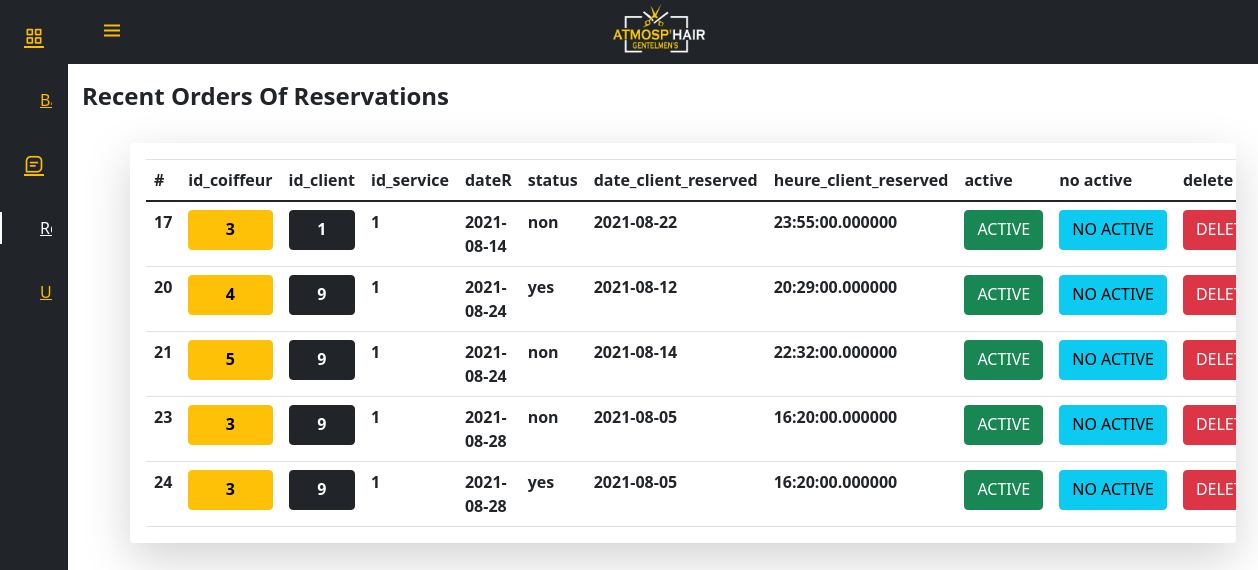
/admin/reservation.php, run on the app's committed database.
### tables this page shows
CREATE TABLE `reservation` (
  `id` int(11) NOT NULL,
  `id_coiffeur` int(11) DEFAULT NULL,
  `id_client` int(11) DEFAULT NULL,
  `id_service` int(11) DEFAULT NULL,
  `dateR` date NOT NULL,
  `status` varchar(30) NOT NULL,
  `date_client` date NOT NULL,
  `heure_client` time(6) NOT NULL
);

### admin/includes/reservation.php (the view, shortened to what this page needs)
<body class="">
<div class="container-fluid  px-4 mx-5 ">
    <div class="row my-5">
        <h3 class="fs-4 mt-4 text-dark mx-5 "><strong> Recent Orders Of Reservations</strong></h3>
        <br><br>
        <br>
        <br>
        <div class="col">
            <table class="table table-responsive bg-white rounded shadow-sm shadow-lg p-3 mt-4 rounded  table-hover mx-5">
                <thead>
                    <tr>
                        <th scope="col" width="50">#</th>
                        <th scope="col">id_coiffeur</th>
                        <th scope="col">id_client</th>
                        <th scope="col">id_service</th>
                        <th scope="col">dateR</th>
                        <th scope="col">status</th>
                        <th scope="col">date_client_reserved</th>
                        <th scope="col">heure_client_reserved</th>
                        <th scope="col">active</th>
                        <th scope="col">no active</th>
                        <th scope="col">delete</th>
                    </tr>
                </thead>
                <tbody>
                    <?php
                    $query = "SELECT * FROM `reservation` ";
                    $select_all = mysqli_query($conn, $query);
                    while ($row = mysqli_fetch_assoc($select_all)) {
                        $id = $row['id'];
                        $id_coiffeur = $row['id_coiffeur'];
                        $id_client = $row['id_client'];
                        $id_service = $row['id_service'];
                        $dateR = $row['dateR'];
                        $status = $row['status'];
                        $date_client = $row['date_client'];
                        $heure_client = $row['heure_client'];
                    ?>
                        <tr>
                            <th scope="row"><?php echo $id ?></th>
                            <td>
                                <a href="" class="btn btn-warning" data-toggle="modal" data-target="#exampleModal"> <strong><?php echo $id_coiffeur ?></strong></a>
                            </td>
                            <td>
                                <a href="" class="btn btn-dark" data-toggle="modall" data-target="#exampleModall"><strong><?php echo $id_client ?></strong></td></a>
                            <td><strong><?php echo $id_service ?></strong></td>
                            <td><strong><?php echo $dateR ?></strong></td>
                            <td><strong><?php echo $status ?></strong></td>
                            <td><strong><?php echo $date_client ?></strong></td>
                            <td><strong><?php echo $heure_client ?></strong></td>
                            <td><a class="btn btn-success" href="reservation.php?avtive=<?php echo $id ?>">ACTIVE</a></td>
                            <td><a class="btn btn-info" href="reservation.php?noavtive=<?php echo $id ?>">NO ACTIVE</a> </td>
                            <td><a class="btn btn-danger" href="reservation.php?delete=<?php echo $id ?>">DELETE </a></td>
                        </tr>
                    <?php } ?>
                </tbody>
            </table>
        </div>
    </div>
        </body>

### admin/reservation.php (shortened to what this page needs)
<?php include "../inclouds/db.php" ?>
<!DOCTYPE html>
<html lang="en">
<head>
    <link rel="stylesheet" href="../stylehome.css">
    <link rel="stylesheet" href="admin.css">
    <link rel="stylesheet" href="  https://stackpath.bootstrapcdn.com/bootstrap/4.3.1/css/bootstrap.min.css">
    <link rel="stylesheet" href="https://maxcdn.bootstrapcdn.com/bootstrap/4.0.0/css/bootstrap.min.css">
    <link href="https://your-path-to-fontawesome/css/fontawesome.css" rel="stylesheet">
    <link href="https://your-path-to-fontawesome/css/brands.css" rel="stylesheet">
    <link href="https://your-path-to-fontawesome/css/solid.css" rel="stylesheet">
    <link rel="stylesheet" href="https://use.fontawesome.com/releases/v5.7.2/css/all.css">
    <link rel="stylesheet" href="https://stackpath.bootstrapcdn.com/bootstrap/4.0.0/js/bootstrap.bundle.min.js">
    <link rel="stylesheet" href="https://use.fontawesome.com/releases/v5.7.2/css/all.css">
    <link rel="stylesheet" href="https://cdn.jsdelivr.net/npm/bootstrap@5.0.0-beta1/dist/css/bootstrap.min.css">
    <link rel="stylesheet" href="https://cdnjs.cloudflare.com/ajax/libs/jquery/3.2.1/jquery.min.js">
    <link rel="stylesheet" href="https://cdnjs.cloudflare.com/ajax/libs/font-awesome/4.7.0/css/font-awesome.min.css">
    <link rel="stylesheet" href="https://cdn.jsdelivr.net/npm/boxicons@latest/css/boxicons.min.css">
    <link rel="stylesheet" href="https://cdn.jsdelivr.net/npm/bootstrap@5.0.0-beta1/dist/js/bootstrap.bundle.min.js">
</head>
<body id="body-pd">
    <header class="header bg-dark" id="header">
        <div class="header_toggle " style="color:#fabd03;"> <i class='bx bx-menu' id="header-toggle"></i> </div>
        <div class=" d-flex pt-4 justify-content-center"> <a href="#" class="nav_logo">
                <img width="100vw" height="50vh" src="../myimgs/logocoi.png" alt=""></a>
        </div>
        <div class="header_img">
            <a href="../inclouds/logout.php" class="nav_link">
            </a>
        </div>
    </header>
    <div class="l-navbar" id="nav-bar">
        <nav class="nav">
            <div>
                <div class="nav_list">
                    <a href="./admin.php" class="nav_link "> <i class='bx bx-grid-alt nav_icon'></i>
                    </a>
                    <a href="./coiffeur.php" class="nav_link">
                        <span class="nav_name">Barbers</span>
                    </a>
                    <a href="./message.php" class="nav_link">
                        <i class='bx bx-message-square-detail nav_icon'>
                        </i> <span class="nav_name">Messages</span>
                    </a>
                    <a href="./reservation.php" class="nav_link active">
                        <span class="nav_name">Reservations</span>
                    </a>
                    <a href="./users.php" class="nav_link ">
                        <span class="nav_name">Users</span>
                    </a>
                </div>
            </div>
        </nav>
    </div>
    <?php
    if (isset($_GET["source"])) {
        $source = $_GET["source"];
    } else {
        $source = "";
    };
    switch ($source) {
        default:
            include "includes/reservation.php";
            break;
    }
    ?>
</body>
</html>

### stylehome.css (style rules this page uses)
html { scroll-behavior: smooth; }
body { overflow-x: hidden; font-family: 'Roboto', sans-serif; position: relative; margin: var(--header-height) 0 0 0; font-family: var(--body-font); font-size: var(--normal-font-size); transition: .5s }
:root { --header-height: 3rem; --nav-width: 68px; --first-color: #212529; --first-color-light: #fabd03; --white-color: #ffffff; --body-font: 'Nunito', sans-serif; --normal-font-size: 1rem; --z-fixed: 100 }
a { text-decoration: none }
.header { width: 100%; height: var(--header-height); position: fixed; top: 0; left: 0; display: flex; align-items: center; justify-content: space-between; padding: 0 1rem; background-color: var(--white-color); z-index: var(--z-fixed); transition: .5s }
.header_toggle { color: var(--first-color); font-size: 1.5rem; cursor: pointer; z-index: 1000; }
.header_img { width: 35px; height: 35px; display: flex; justify-content: center; border-radius: 50%; overflow: hidden }
.l-navbar { position: fixed; top: 0; left: -30%; width: var(--nav-width); height: 100vh; background-color: var(--first-color); padding: .5rem 1rem 0 0; transition: .5s; z-index: var(--z-fixed) }
.nav { height: 100%; display: flex; flex-direction: column; justify-content: space-between; overflow: hidden }
.nav_logo, .nav_link { display: grid; grid-template-columns: max-content max-content; align-items: center; column-gap: 1rem; padding: .5rem 0 .5rem 1.5rem }
.nav_logo { margin-bottom: 2rem }
.nav_link { position: relative; color: var(--first-color-light); margin-bottom: 1.5rem; transition: .3s }
.nav_icon { font-size: 1.25rem }
.active { color: var(--white-color) }
.active::before { content: ''; position: absolute; left: 0; width: 2px; height: 32px; background-color: var(--white-color) }
@media screen and (min-width: 768px) { .header { height: calc(var(--header-height) + 1rem); padding: 0 2rem 0 calc(var(--nav-width) + 2rem) } }
@media screen and (min-width: 768px) { .header_img { width: 40px; height: 40px } }
@media screen and (min-width: 768px) { .l-navbar { left: 0; padding: 1rem 1rem 0 0 } }
.row { width: 95%; display: flex; padding: 10px; justify-content: center }

### admin/admin.css (style rules this page uses)
* { margin: 0; padding: 0; }
body { background-color: #fff; }
.btn { height: 40px; width: 100%; border: none; position: relative; border-radius: 5px; }

### data on the page
reservation: id "17", id_coiffeur "3", id_client "1", id_service "1", dateR "2021-08-14", status "non", date_client "2021-08-22", heure_client "23:55:00.000000"
reservation: id "20", id_coiffeur "4", id_client "9", id_service "1", dateR "2021-08-24", status "yes", date_client "2021-08-12", heure_client "20:29:00.000000"
reservation: id "21", id_coiffeur "5", id_client "9", id_service "1", dateR "2021-08-24", status "non", date_client "2021-08-14", heure_client "22:32:00.000000"
reservation: id "23", id_coiffeur "3", id_client "9", id_service "1", dateR "2021-08-28", status "non", date_client "2021-08-05", heure_client "16:20:00.000000"
reservation: id "24", id_coiffeur "3", id_client "9", id_service "1", dateR "2021-08-28", status "yes", date_client "2021-08-05", heure_client "16:20:00.000000"
